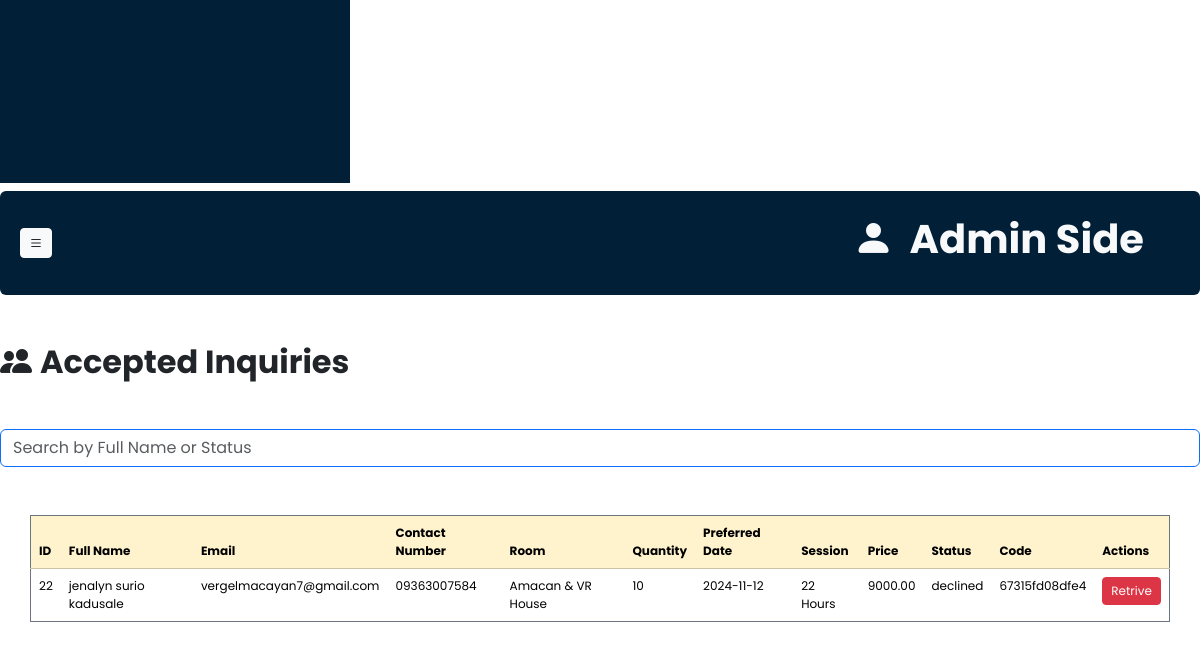
/DeclinedInquiries (signed in, lower part), run on an earlier commit of the app's database.
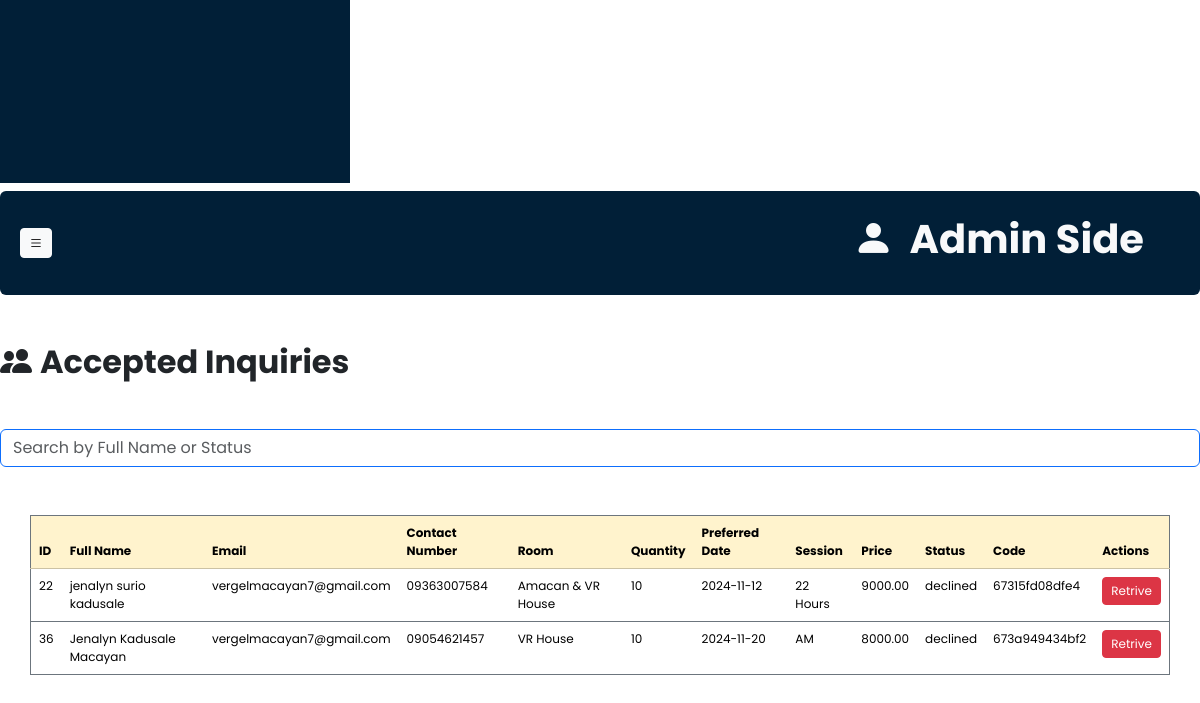
And on a later commit of the database.
### tables this page shows
CREATE TABLE `inquiries` (
  `id` int(11) NOT NULL,
  `full_name` varchar(255) NOT NULL,
  `email` varchar(255) NOT NULL,
  `contact_number` varchar(20) DEFAULT NULL,
  `room` varchar(50) DEFAULT NULL,
  `quantity` int(11) NOT NULL,
  `preferred_date` date NOT NULL,
  `created_at` timestamp NOT NULL DEFAULT current_timestamp(),
  `session` varchar(100) DEFAULT NULL,
  `code` varchar(50) DEFAULT NULL,
  `price` decimal(20,2) DEFAULT NULL,
  `payment_screenshot` varchar(255) DEFAULT NULL,
  `status` varchar(50) DEFAULT NULL
);

### app/views/admin/admindecline.php (the view, shortened to what this page needs)
<?php
require_once(dirname(__DIR__, 3) . '/configuration/dbConnection.php');
$stmt = $pdo->prepare("SELECT * FROM inquiries WHERE status = 'declined'");
$stmt->execute();
$amacanvrInquiries = $stmt->fetchAll(PDO::FETCH_ASSOC);
?>
<!DOCTYPE html>
<html lang="en">
<head>
    <link href="https://cdn.jsdelivr.net/npm/bootstrap@5.3.3/dist/css/bootstrap.min.css" rel="stylesheet"
>
    <link rel="stylesheet"
        href="https://cdnjs.cloudflare.com/ajax/libs/bootstrap-icons/1.10.0/font/bootstrap-icons.min.css">
</head>
<body>
    <?php include 'app/views/admin/adminInclude/sidebar.php'; ?>
    <div class="content">
        <?php include 'app/views/admin/adminInclude/header.php'; ?>
        <h2 class="my-5 fw-bold"><i class="bi bi-people-fill me-2"></i>Accepted Inquiries</h2>
        <input type="text" id="searchInput" placeholder="Search by Full Name or Status" class="form-control mb-3 border border-primary" aria-label="Search">
        <div class="table-responsive mt-5 shadowx">
            <table class="container table table-hover border border-secondary">
                <thead class="table-warning text-dark" style="font-size: 12px">
                    <tr>
                        <th>ID</th>
                        <th>Full Name</th>
                        <th>Email</th>
                        <th>Contact Number</th>
                        <th>Room</th>
                        <th>Quantity</th>
                        <th>Preferred Date</th>
                        <th>Session</th>
                        <th>Price</th>
                        <th>Status</th>
                        <th>Code</th>
                        <th>Actions</th>
                    </tr>
                </thead>
                <tbody class="text-dark" style="font-size: 12px">
                    <?php foreach ($amacanvrInquiries as $inquiry): ?>
                        <tr>
                            <td><?php echo htmlspecialchars($inquiry['id']); ?></td>
                            <td><?php echo htmlspecialchars($inquiry['full_name']); ?></td>
                            <td><?php echo htmlspecialchars($inquiry['email']); ?></td>
                            <td><?php echo htmlspecialchars($inquiry['contact_number']); ?></td>
                            <td><?php echo htmlspecialchars($inquiry['room']); ?></td>
                            <td><?php echo htmlspecialchars($inquiry['quantity']); ?></td>
                            <td><?php echo htmlspecialchars($inquiry['preferred_date']); ?></td>
                            <td><?php echo htmlspecialchars($inquiry['session']); ?></td>
                            <td><?php echo htmlspecialchars($inquiry['price']); ?></td>
                            <td
                                style="background-color: <?php echo $inquiry['status'] === 'paid' ? '#d4edda' : 'transparent'; ?>;">
                                <?php echo htmlspecialchars($inquiry['status']); ?></td>
                            <td><?php echo htmlspecialchars($inquiry['code']); ?></td>
                            <td>
                                <form action="/DeclinedInquiries" method="POST" style="display:inline;">
                                    <button class="btn btn-danger btn-sm" style="font-size: 12px" type="submit">
                                        Retrive
                                    </button>
                                </form>
                            </td>
                        </tr>
                    <?php endforeach; ?>
                </tbody>
            </table>
        </div>
    </div>
</body>
</html>

What changed in the data, as far as the page shows it:
added inquiries: id "36", full_name "Jenalyn Kadusale Macayan", email "vergelmacayan7@gmail.com", contact_number "09054621457", room "VR House", quantity "10", preferred_date "2024-11-20", session "AM", price "8000.00", status "declined", code "673a949434bf2"
